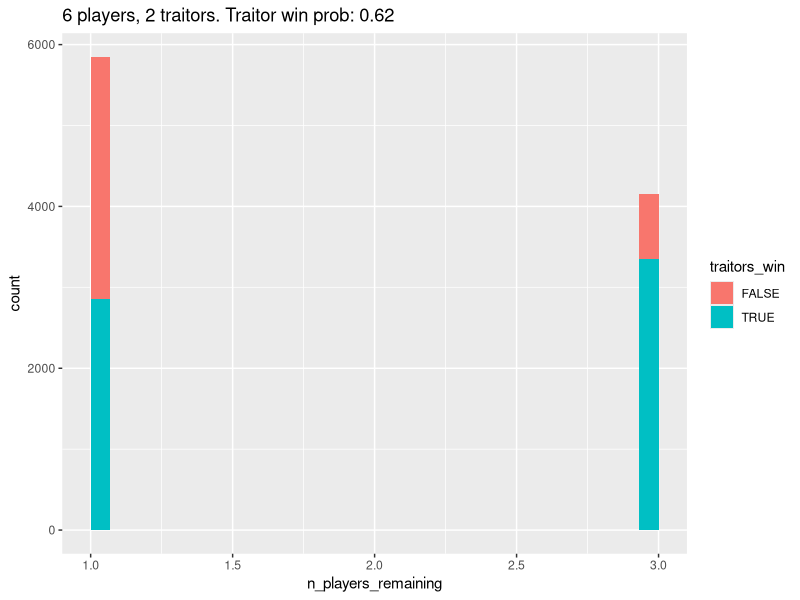
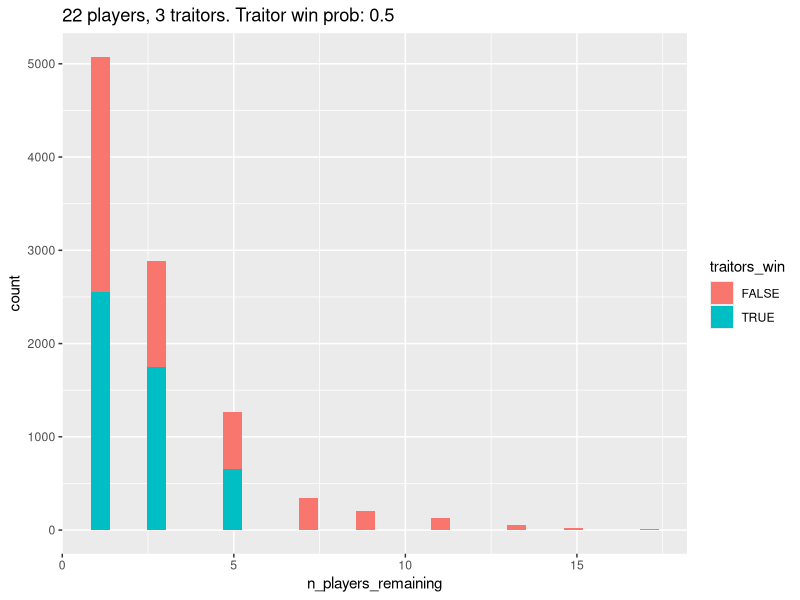
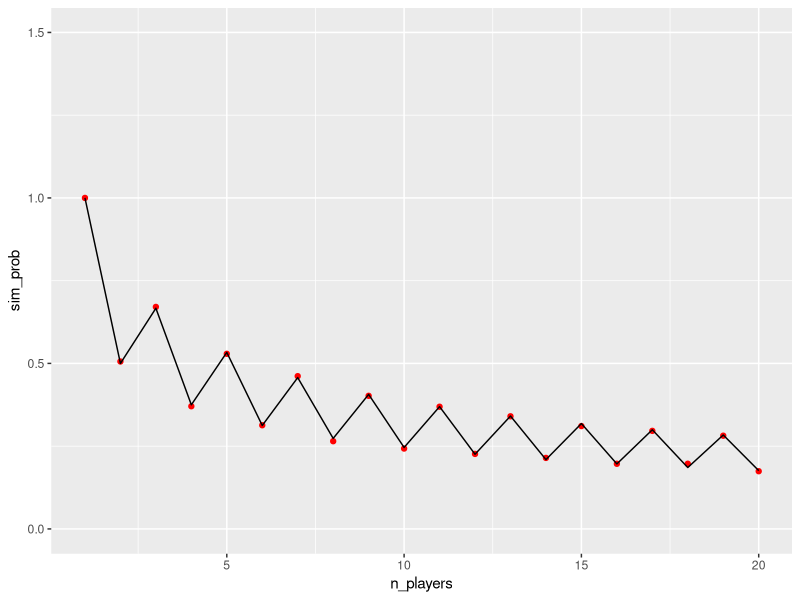
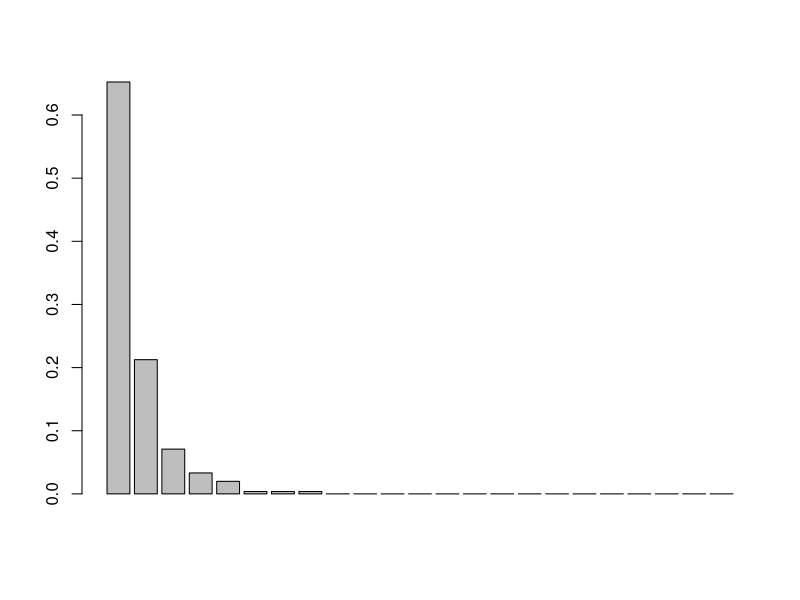
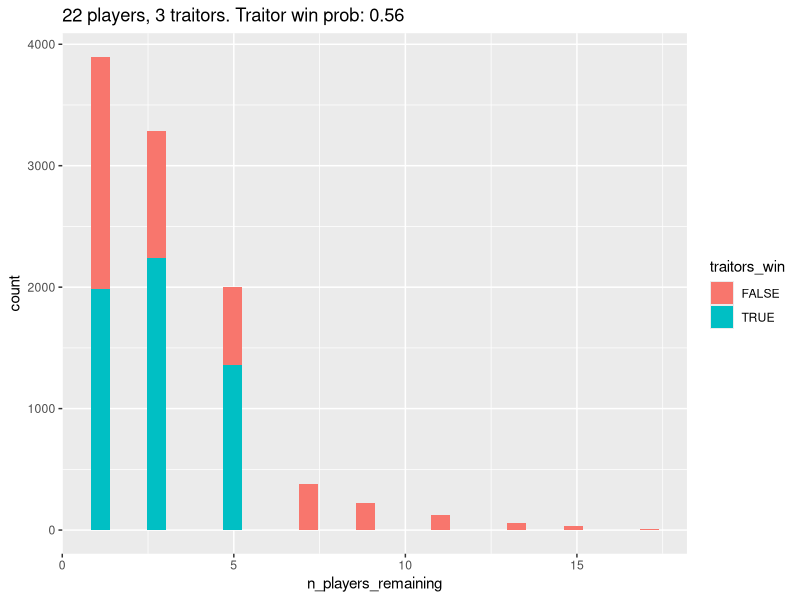

Here is the R script that generated these plots, in order: (Note: this script raises an error after producing the figures.)
## ---- chunk 1
#| label: deps
#| code-fold: true
#| warning: false

#  Plumbing and other distracting code is behind the folds.
library(knitr)
library(tidyverse)
## ---- chunk 2
#| label: game-setup

set.seed(42)

random_faithful <- function(n_players, n_traitors) {
  # vote for a single random player
  target <- sample(1:n_players, size = 1)
  rep(target, n_players - n_traitors)
}

random_traitors <- function(n_players, n_traitors) {
  # vote a single random faithful
  if (n_players - n_traitors == 1) {
    target <- 2  # special case for 2 players 1 traitor
  } else {
    target <- sample((n_traitors + 1):n_players, size = 1)
  }
  rep(target, n_traitors)
}

game <- function(
    n_players = 6,
    n_traitors = 2,
    traitor_strategy = random_traitors,
    faithful_strategy = random_faithful) {
  while (TRUE) {
    # There's an implicit player index here:
    #  c(traitor, traitor, faithful, faithful, ..., faithful)
    # Traitors are always the leading elements in the index.

    if (n_traitors == 0 || n_players - n_traitors < n_traitors) {
      break
    }

    # DAY
    votes <- rep(0, n_players)

    votes[1:n_traitors] <- traitor_strategy(n_players, n_traitors)
    votes[(n_traitors + 1):n_players] <- faithful_strategy(n_players, n_traitors)

    exiled <- which.max(tabulate(votes))

    n_players <- n_players - 1 # EXILE!
    if (exiled <= n_traitors) {
      n_traitors <- n_traitors - 1
    }

    if (n_traitors == 0 || n_players - n_traitors < n_traitors) {
      break
    }

    # NIGHT
    n_players <- n_players - 1 # MURDER!
  }

  list(n_players_remaining = n_players, n_traitors_remaining = n_traitors)
}

game()
## ---- chunk 3
#| label: fig-simulate-games

sim_games <- function(..., .n_games = 10000) {
  1:.n_games |>
    map(\(x) game(...), .progress = TRUE) |>
    bind_rows() |>
    mutate(traitors_win = n_traitors_remaining > 0)
}

plot_game_results <- function(results, n_players, n_traitors) {
  traitor_win_prob <- mean(results$traitors_win)

  ggplot(results) +
    aes(x = n_players_remaining, fill = traitors_win) +
    geom_histogram() +
    labs(title = sprintf(
      "%s players, %s traitors. Traitor win prob: %s",
      n_players,
      n_traitors,
      round(traitor_win_prob, digits = 2)
    ))
}

results <- sim_games(6, 2)
plot_game_results(results, 6, 2)
## ---- chunk 4
#| label: fig-simulate-show-numbers

results <- sim_games(22, 3)
plot_game_results(results, 22, 3)
## ---- chunk 5
#| label: fig-sim-comparison
#| fig-cap: Comparison of simulated (points) to calculated (line) win probabilities.
#| code-fold: true

migdal <- function(n) {
  if (n == 1) {
    1
  } else {
    if (n %% 2 == 0) {
      prod(seq(1, n - 1, 2)) / prod(seq(2, n, 2))
    } else {
      prod(seq(2, n - 1, 2)) / prod(seq(1, n, 2))
    }
  }
}

sim_probs <- 1:20 |>
  map(\(n) mean(sim_games(n, 1)$traitors_win), .progress = TRUE) |>
  as.double()

migdal_probs <- 1:20 |>
  map(migdal) |>
  as.double()

ggplot(tibble(n_players = 1:20, sim_prob = sim_probs)) +
  aes(x = n_players, y = sim_prob) +
  geom_point(colour = "red") +
  geom_line(data = tibble(n_players = 1:20, migdal_prob = migdal_probs), mapping = aes(y = migdal_prob)) +
  scale_y_continuous(limits = c(0, 1.5))
## ---- chunk 6
#| label: pad
#| code-fold: true

pad <- function(v, new_length, value) {
  v2 <- rep(value, new_length)
  v2[1:length(v)] <- v
  v2
}
## ---- chunk 7
#| label: aussie-votes

# Some fixes were required: two players abstained from a vote, and one quit.
# I converted these into pseudo-votes for an imaginary player.
votes <- list(
  c(20, 2, 1),
  c(16, 2, 1, 1, 1),
  c(4, 4, 3, 3, 2, 1, 1, 1),
  c(11, 5, 2),
  c(7, 6, 2, 1),
  c(7, 5, 1, 1),
  c(9, 3, 1),
  c(9, 1, 1),
  c(8, 2),
  c(4, 1, 1, 1, 1),
  c(5, 1, 1),
  c(4, 1),
  c(3, 1),
  c(2, 1)
) |>
  # Zero-pad every round
  lapply(\(v) pad(v, sum(v), 0))
## ---- chunk 8
#| label: tbl-unnecessary-chisq
#| tbl-cap: Completely unnecessary $\chi^2$ goodness-of-fit tests.

votes |>
  head(10) |> # the final rounds have too few votes to test
  lapply(\(v) as.data.frame(chisq.test(v, simulate.p.value = TRUE)[c("statistic", "p.value")])) |>
  bind_rows() |>
  kable()
## ---- chunk 9
#| label: fig-est-multinomial
#| fig-cap: Mean of normalised vote counts across each round.
n_rounds <- length(votes)
n_players <- length(votes[[1]])

mat <- matrix(0, nrow = n_rounds, ncol = n_players)

for (i in 1:n_rounds) {
  v <- votes[[i]]
  mat[i, 1:length(v)] <- v / sum(v)
}

vote_prob <- colSums(mat) / nrow(mat)

barplot(vote_prob)
## ---- chunk 10
#| label: herding-strat

random_herd <- function(n_players, n_traitors) {
  shuffled <- sample(n_players, n_players)
  sample(shuffled, size = n_players - n_traitors, replace = TRUE, prob = vote_prob[1:n_players])
}

results <- sim_games(n_players = 22, n_traitors = 3, traitor_strategy = random_traitors, faithful_strategy = random_herd)
plot_game_results(results, 22, 3)
## ---- chunk 11
concerted_vote <- function(n_players, n_traitors) {
  # all vote for the same faithful
  rep(n_traitors + 1, n_traitors)
}
## ---- chunk 12
#| label: subtle-concerted-vote

subtle_concerted_vote <- function(n_players, n_traitors, vote_prob = 0.67) {
  n_faithful <- n_players - n_traitors
  weights <- rep((1 - vote_prob) / (n_faithful - 1), n_faithful)
  weights[1] <- vote_prob
  sample((n_traitors + 1):n_players, size = n_traitors, replace = TRUE, prob = weights)
}
## ---- chunk 13
#| label: fig-subtle-concerted-vote

results <- sim_games(n_players = 22, n_traitors = 3, traitor_strategy = subtle_concerted_vote)
plot_game_results(results, 22, 3)
## ---- chunk 14
rising_accuracy <- function(n_players, n_traitors) {
  base_prob <- n_traitors / n_players
  hit_prob <- base_prob * 8^(1 / n_players) # increase by a factor that rises as game progresses
  miss_prob <- 1 - hit_prob
  weights <- rep(0, n_players)
  weights[1:n_traitors] <- hit_prob / n_traitors
  weights[(n_traitors + 1):n_players] <- miss_prob / (n_players - n_traitors)
  sample(1:n_players, size = n_players - n_traitors, replace = TRUE, prob = weights)
}
## ---- chunk 15
results <- sim_games(n_players = 22, n_traitors = 3, traitor_strategy = subtle_concerted_vote, faithful_strategy = rising_accuracy)
plot_game_results(results, 22, 3)
## ---- chunk 16
herd_traitors <- function(n_players, n_traitors) {
  shuffled <- sample(n_players, n_players)
  sample(shuffled, size = n_traitors, replace = TRUE, prob = vote_prob[1:n_players])
}

results <- sim_games(n_players = 22, n_traitors = 3, traitor_strategy = herd_traitors, faithful_strategy = random_herd)
plot_game_results(results, 22, 3)
## ---- chunk 17
#| label: rising-accuracy-herd
rising_accuracy_herd <- function(n_players, n_traitors) {
  base_prob <- n_traitors / n_players
  hit_prob <- base_prob * 8^(1 / n_players) # increase by a factor that rises as game progresses
  miss_prob <- 1 - hit_prob
  weights <- rep(0, n_players)
  weights[1:n_traitors] <- hit_prob / n_traitors
  weights[(n_traitors + 1):n_players] <- miss_prob / (n_players - n_traitors)
  shuffled <- sample(n_players, size = n_players, replace = FALSE, prob = weights)
  sample(shuffled, size = n_players - n_traitors, replace = TRUE, prob = vote_prob[1:n_players])
}

results <- sim_games(n_players = 22, n_traitors = 3, traitor_strategy = subtle_concerted_vote, faithful_strategy = rising_accuracy_herd)
plot_game_results(results, 22, 3)
